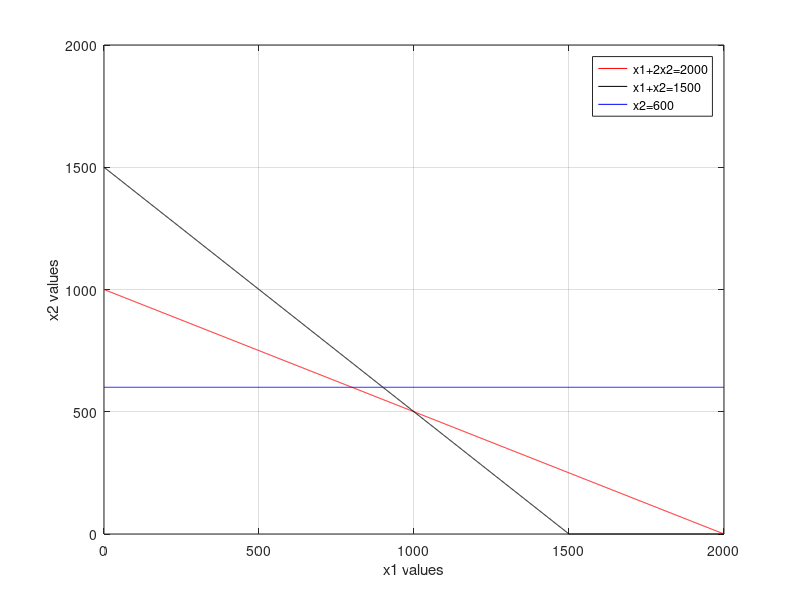

Source code (MATLAB): (Note: this script raises an error after producing the figure.)
%% Solve the following LPP by graphical method.
%             Max Z = 3x1 + 5 x2
% Subject to:  x1 + 2x2 <= 2000,
%              x1 + x2  <= 1500,
%                   x2  <= 600,
%               x1>=0, x2>= 0.
%%%%%%%%%%%%%%%%%%%%%%%%%%%%%%%%%
%%%%%%%%%%%%%%%%%%%%%%%%%%%%%%%%%
format short;
clear all;
clc;
%% Input Parameter
C=[3 5];
A=[1 2;1 1;0 1];
b=[2000;1500;600];
%% Phase 2: Plotting the graph
y1 = 0:1:max(b);
x21 = (b(1) - A(1,1).*y1)./A(1,2);
x22 = (b(2) - A(2,1).*y1)./A(2,2);
x23 = (b(3) - A(3,1).*y1)./A(3,2);
x21 = max(x21,0);
x22 = max(x22,0);
x23 = max(x23,0);
plot(y1,x21,'r',y1,x22,'k',y1,x23,'b');
xlabel('x1 values');
ylabel('x2 values');
legend('x1+2x2=2000','x1+x2=1500','x2=600');
grid on
%% find the corner points with the axes
Cx1 = find(y1 == 0);
C1 = find(x21 == 0);
Line1 = [y1(:,[C1,Cx1]);x21(:,[C1,Cx1])]';
C2 = find(x22 == 0);
Line2 = [y1(:,[C2,Cx1]); x22(:,[C2,Cx1])]';
C3 = find(x23 == 0);
Line3 = [y1(:,[C3,Cx1]); x23(:, [C3,Cx1])]';
corpoint = unique([Line1;Line2;Line3],'rows');
%% Find the point of intersections
HG = [0;0];
for i=1:size(A,1)
    hg1 = A(i,:);
    b1 = b(i,:);
    for j=i+1:size(A,1)
        hg2 = A(j,:);
        b2 = b(j,:);
        Aa = [hg1;hg2];
        Bb = [b1;b2];
        Xx = Aa\Bb;
        HG = [HG Xx];
    end
end
pt = HG';
%% Write all corner points
allpt = [pt;corpoint];
points = unique(allpt,'rows');
%% Find the feasible region
PT = contraints(points);
PT = unique(PT,'rows');
%% Compute objective function
for i=1:size(PT,1)
    Fx(i,:) = sum(PT(i,:).*C);
end
Vert_Fn = [PT, Fx];
%% Find the optimal one
[fxval, indfx] = max(Fx);
Optval = Vert_Fn(indfx,:);
OPTIMAL_BFS = array2table(Optval);

%%%%%%%%%%%%%%%%%%%%%%%%%%%%%%%%%%%%%%%%%%%%%%%%%%%%%%%%%%%%%%%
function retval = contraints(X)
x1 = X(:,1);
x2 = X(:,2);
const1 = x1 + 2.*x2 - 2000;
h1 = find(const1 > 0);
X(h1,:) = [];
x1 = X(:,1);
x2 = X(:,2);
const2 = x1 + x2 -1500;
h2 = find(const2 > 0);
X(h2,:) = [];
x1 = X(:,1);
x2 = X(:,2);
const3 = x2 - 600;
h3 = find(const3 > 0);
X(h3,:) = [];
retval = X;
end
%%%%%%%%%%%%%%%%%%%%%%%%%%%%%%%%%%%%%%%%%%%%%%%%%%%%%%%%%%%%%%%%%%%
